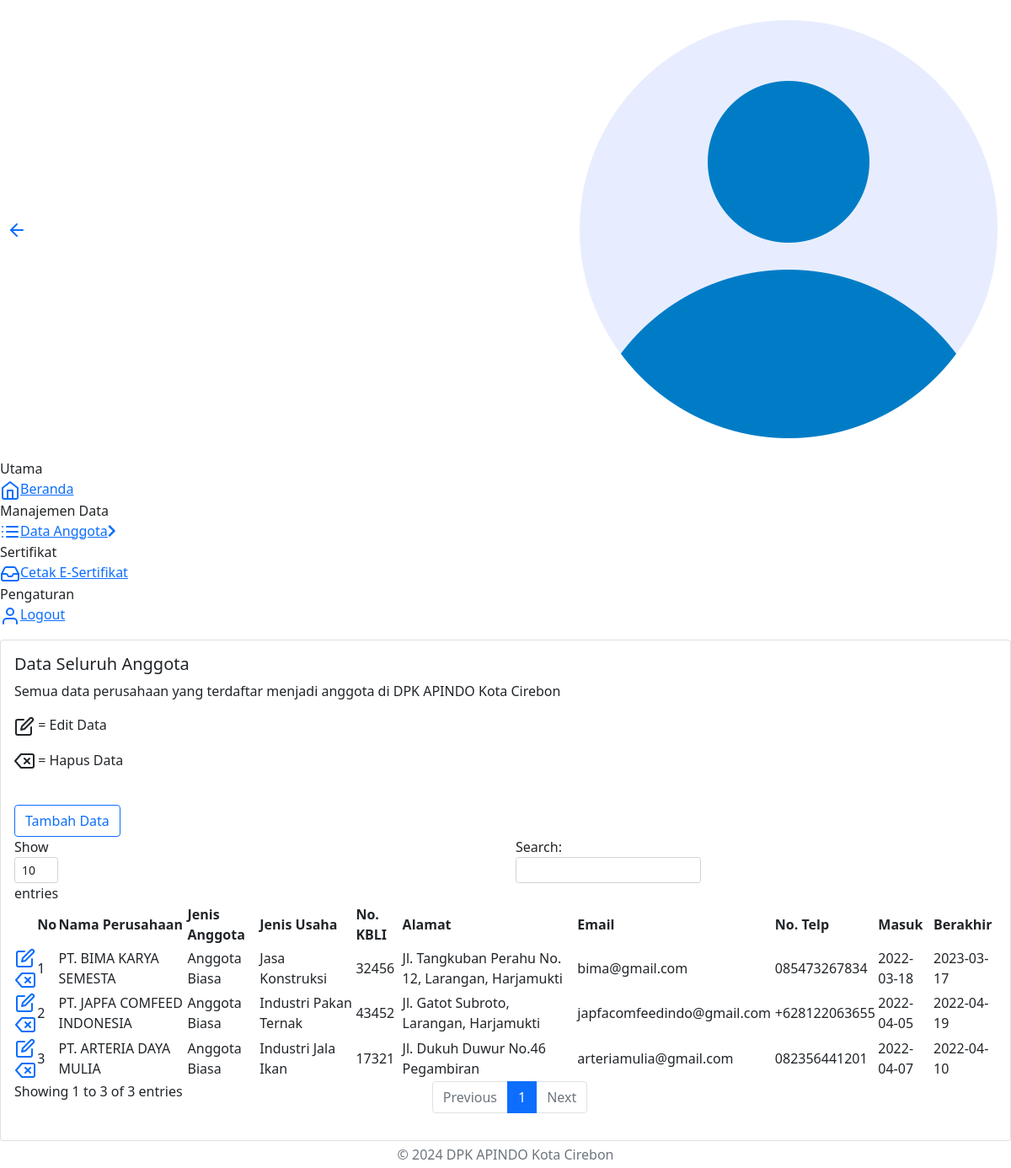
Page /admin.php?halaman=list-data (signed in) on the committed database.
### tables this page shows
CREATE TABLE `tbl_perusahaan` (
  `id_perusahaan` int(11) NOT NULL,
  `nama_perusahaan` varchar(50) NOT NULL,
  `jenis_anggota` varchar(30) NOT NULL,
  `no_sertifikat` varchar(30) NOT NULL,
  `email` varchar(30) NOT NULL,
  `no_telp` varchar(15) NOT NULL,
  `alamat` text NOT NULL,
  `kota` varchar(30) NOT NULL,
  `jenis_usaha` varchar(50) NOT NULL,
  `no_kbli` int(11) NOT NULL,
  `tgl_masuk` date NOT NULL,
  `tgl_berakhir` date NOT NULL
);

### admin.php (called while the page is built, shortened)
<?php
  include "config/koneksi.php";
  include "template/header.php";
  include "template/sidebar.php";
  include "content.php";
  include "template/footer.php";
?>

### config/koneksi.php (called while the page is built)
<?php
$server = "localhost";
$user = "root";
$pass =  "";
$database = "db_esertifikat_apindo";
$koneksi = mysqli_connect($server, $user, $pass, $database) or die(mysqli_error($koneksi));
function query($query) {
    global $koneksi;
    $result = mysqli_query($koneksi, $query);
    while( $row = mysqli_fetch_assoc($result) ){
        $rows[] = $row;
    }
    return $rows;
}
?>

### halaman/list-data.php (the view)
<div class="page-content">
  <div class="main-wrapper">
      <div class="row">
        <div class="col">
          <div class="card">
            <div class="card-body">
              <h5 class="card-title">Data Seluruh Anggota</h5>
              <p>Semua data perusahaan yang terdaftar menjadi anggota di DPK APINDO Kota Cirebon</p>
              <?php if($_SESSION['lvl'] == 1) : ?>
                <p><i data-feather="edit"></i> = Edit Data</p>
                <p><i data-feather="delete"></i> = Hapus Data</p>
                <br>
                <div class="row">
                  <div class="col-sm-8">
                    <a href="?halaman=tambah-data"><button type="button" class="btn btn-outline-primary m-b-xs">Tambah Data</button></a>
                  </div>
                </div>
                <?php else:  ?>
                <br>
              <?php endif;  ?>
                <div class="table-responsive">
                  <table id="zero-conf" class="display" style="width:100%">
                    <thead>
                    <tr>
                      <?php if($_SESSION['lvl'] == 1) : ?>
                        <th></th>
                      <?php else:  ?>
                      <?php endif;  ?>
                      <th>No</th>
                      <th>Nama Perusahaan</th>
                      <th>Jenis Anggota</th>
                      <th>Jenis Usaha</th>
                      <th>No. KBLI</th>
                      <th>Alamat</th>
                      <th>Email</th>
                      <th>No. Telp</th>
                      <th>Masuk</th>
                      <th>Berakhir</th>
                    </tr>
                    </thead>
                    <tbody>
                      <?php
                        $data_perusahaan = query("SELECT * FROM tbl_perusahaan");
                        $no = 1 ;
                        foreach($data_perusahaan as $row) :
                      ?>
                    <tr>
                      <?php if($_SESSION['lvl'] == 1) : ?>
                        <td>
                        <a href="?halaman=list-data&hal=editdata&id_perusahaan=<?= $row['id_perusahaan']; ?>"><i data-feather="edit"></i></a>
                          <br>
                        <a href="?halaman=list-data&hal=hapusdata&id_perusahaan=<?= $row['id_perusahaan']; ?>"
                          onclick="return confirm('Apakah yakin ingin menghapus data ini?')"><i data-feather="delete" ></i></a>
                      </td>
                      <?php else:  ?>
                      <?php endif;  ?>
                      <td><?=$no++?></td>
                      <td><?=$row['nama_perusahaan'];?></td>
                      <td><?=$row['jenis_anggota'];?></td>
                      <td><?=$row['jenis_usaha'];?></td>
                      <td><?=$row['no_kbli'];?></td>
                      <td><?=$row['alamat'];?></td>
                      <td><?=$row['email'];?></td>
                      <td><?=$row['no_telp'];?></td>
                      <td><?=$row['tgl_masuk'];?></td>
                      <td><?=$row['tgl_berakhir'];?></td>
                    </tr>
                    <?php endforeach; ?>
                    </tbody>
                  </table>
            </div>
          </div>
        </div>
      </div>
      <p class="mt-1 mb-1 text-muted text-center">&copy; <?=date('Y')?> DPK APINDO Kota Cirebon</p>
  </div>
</div>

### template/header.php (shortened to what this page needs)
<!DOCTYPE html>
<html lang="en">
  <head>
      <link href="assets/plugins/bootstrap/css/bootstrap.min.css" rel="stylesheet">
      <link href="assets/plugins/font-awesome/css/all.min.css" rel="stylesheet">
      <link href="assets/plugins/perfectscroll/perfect-scrollbar.css" rel="stylesheet">
      <link href="assets/plugins/apexcharts/apexcharts.css" rel="stylesheet">
      <link href="assets/css/main.min.css" rel="stylesheet">
      <link href="assets/css/custom.css" rel="stylesheet">
  </head>
  <body>
      <div class="page-container">
        <div class="page-header">
          <nav class="navbar navbar-expand-lg d-flex justify-content-between">
            <div class="" id="navbarNav">
              <ul class="navbar-nav" id="leftNav">
                <li class="nav-item">
                  <a class="nav-link" id="sidebar-toggle" href="#"><i data-feather="arrow-left"></i></a>
                </li>
              </ul>
            </div>
            <div class="logo">
            </div>
              <div class="" id="headerNav">
                <ul class="navbar-nav">
                  <li class="nav-item dropdown">
                    <a class="nav-link profile-dropdown" href="#" id="profileDropDown" role="button" data-bs-toggle="dropdown" aria-expanded="false"><img src="assets/images/avatars/profile-image.png" alt=""></a>
                  </li>
                </ul>
              </div>
          </nav>
        </div>

### template/sidebar.php (shortened to what this page needs)
<div class="page-sidebar">
    <ul class="list-unstyled accordion-menu">
      <li class="sidebar-title">
        Utama
      </li>
      <li>
        <a href="?halaman=beranda"><i data-feather="home"></i>Beranda</a>
      </li>
      <?php if($_SESSION['lvl'] == 1) : ?>
        <li class="sidebar-title">
          Manajemen Data
        </li>
        <li>
          <a href=""><i data-feather="list"></i>Data Anggota<i class="fas fa-chevron-right dropdown-icon"></i></a>
        </li>
        <li class="sidebar-title">
          Sertifikat
        </li>
        <li>
          <a href="?halaman=cetak-sertifikat"><i data-feather="inbox"></i>Cetak E-Sertifikat</a>
        </li>
        <li class="sidebar-title">
          Pengaturan
        </li>
        <li>
          <a href="logout.php"><i data-feather="user"></i>Logout</a>
        </li>
      <?php endif;  ?>
    </ul>
</div>

### content.php
<?php
    @$halaman = $_GET["halaman"];
    if($halaman == "list-data")
    {
        if(@$_GET['hal'] == "hapusdata"){
			include "halaman/hapus-data.php";
        } elseif(@$_GET['hal'] == "editdata"){
            include "halaman/edit-data.php";
        }
        else {
            include "halaman/list-data.php";
        }
    }
    elseif($halaman == "tambah-data")
    {
        include "halaman/tambah-data.php";
    }
    elseif($halaman == "hapus-data")
    {
        include "halaman/hapus-data.php";
    }
    elseif($halaman == "cetak-sertifikat")
    {
        include "halaman/cetak-sertifikat.php";
    }
    elseif($halaman == "verifikasi-sertifikat")
    {
        include "halaman/verifikasi-sertifikat.php";
    }
    else
    {
        include "halaman/beranda.php";
    }
?>

### template/footer.php (shortened to what this page needs)
            </div>
        </body>
</html>

### rows in the picture
tbl_perusahaan: nama_perusahaan "PT. BIMA KARYA SEMESTA", jenis_anggota "Anggota Biasa", jenis_usaha "Jasa Konstruksi", no_kbli "32456", alamat "Jl. Tangkuban Perahu No. 12, Larangan, Harjamukti", email "bima@gmail.com", no_telp "085473267834", tgl_masuk "2022-03-18", tgl_berakhir "2023-03-17"
tbl_perusahaan: nama_perusahaan "PT. JAPFA COMFEED INDONESIA", jenis_anggota "Anggota Biasa", jenis_usaha "Industri Pakan Ternak", no_kbli "43452", alamat "Jl. Gatot Subroto, Larangan, Harjamukti", email "japfacomfeedindo@gmail.com", no_telp "+628122063655", tgl_masuk "2022-04-05", tgl_berakhir "2022-04-19"
tbl_perusahaan: nama_perusahaan "PT. ARTERIA DAYA MULIA", jenis_anggota "Anggota Biasa", jenis_usaha "Industri Jala Ikan", no_kbli "17321", alamat "Jl. Dukuh Duwur No.46 Pegambiran", email "arteriamulia@gmail.com", no_telp "082356441201", tgl_masuk "2022-04-07", tgl_berakhir "2022-04-10"
